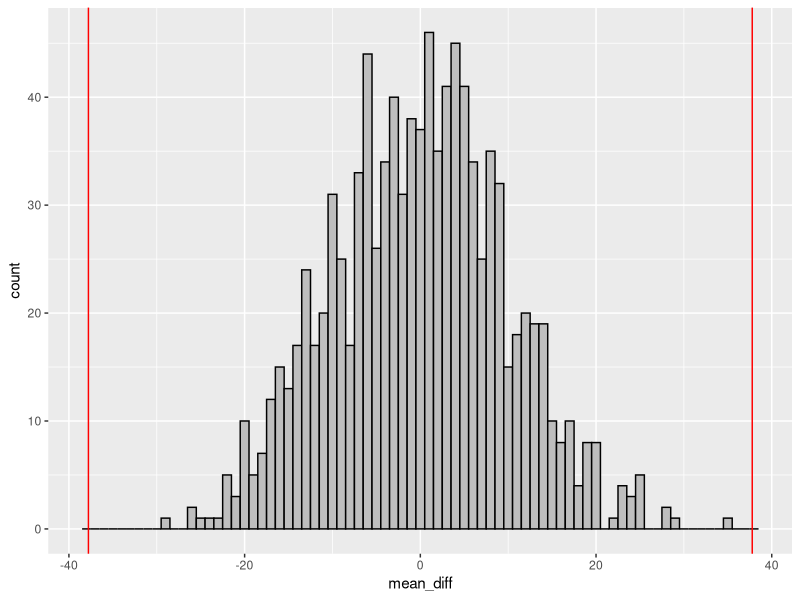

Recreate this plot in R.
## ---- chunk 1
options(tidyverse.quiet = TRUE)
library(tidyverse)
gratitude <- read_csv("gratitude.csv")
glimpse(gratitude)
## ---- chunk 2
gratitude %>% 
  group_by(treatment) %>% 
  summarise(means = mean(adjust_college))
## ---- chunk 3
group_means <- gratitude %>% 
  group_by(treatment) %>% 
  summarise(means = mean(adjust_college))

# The diff function calculates the difference between 
# values in a vector
diff_means <- group_means %>%
  summarise(test_stat = diff(means))

diff_means
as.numeric(diff_means)
## ---- chunk 4
# Set things up so we can simulate
set.seed(523)
repetitions <- 1000
simulated_values <- rep(NA, repetitions)

# Run our simulations
for(i in 1:repetitions){
  # Here we are shuffling the labels (i.e. randomly reassigning each student 
  # to a treatment group and assuming they keep the same score)
  simdata <- gratitude %>% 
    mutate(treatment = sample(treatment))
  
  # Simulation statistic calculation, 
  # exactly like our original test stat calc
  sim_value <- simdata %>% 
    group_by(treatment) %>%
    summarise(means = mean(adjust_college)) %>%
    summarise(value = diff(means))
  
  # Store your simulated statistics
  simulated_values[i] <- as.numeric(sim_value)
}

# Make into a tibble so it is easy to work with
sim <- tibble(mean_diff = simulated_values)

# Plot our estimated sampling distribution
sim %>% ggplot(aes(x=mean_diff)) + 
  geom_histogram(binwidth=1, color="black", fill="gray") +
  geom_vline(xintercept = abs(diff_means$test_stat), colour = "red") +
  geom_vline(xintercept = -abs(diff_means$test_stat), colour = "red")
## ---- chunk 5
# Calculate p-value
num_more_extreme <- sim %>% 
  filter(abs(mean_diff) >= abs(diff_means$test_stat)) %>% 
  summarise(n())

p_value <- as.numeric(num_more_extreme / repetitions)
p_value
